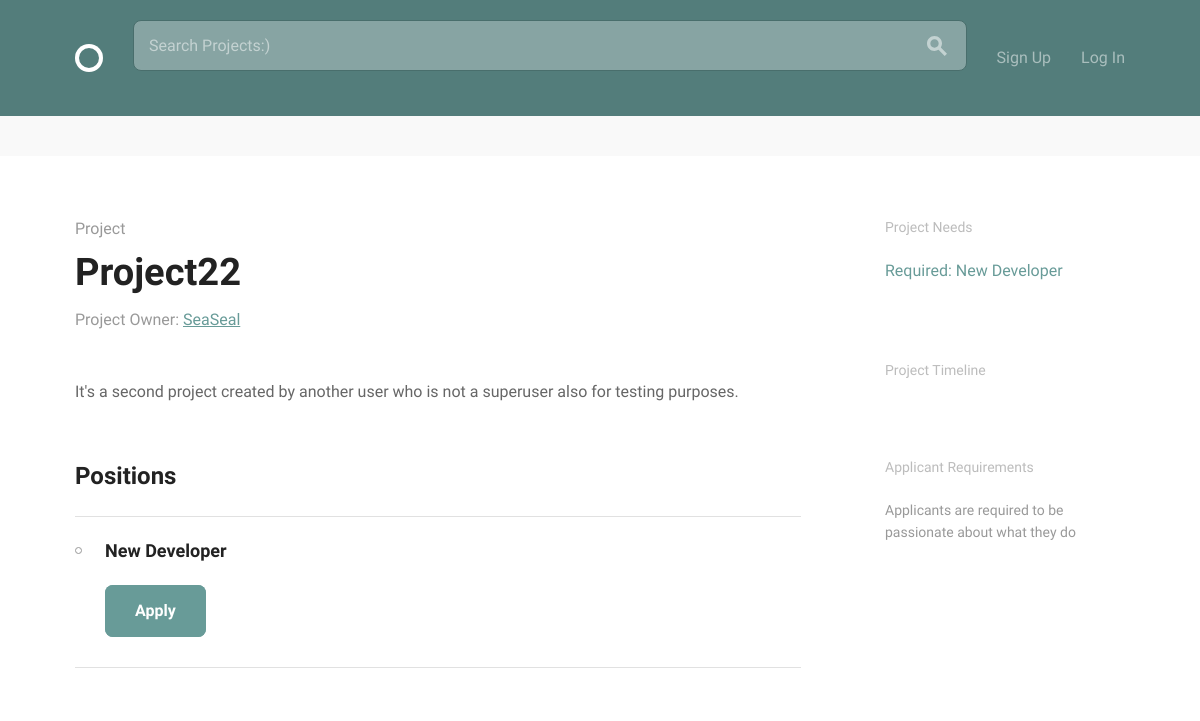
The app's page /projects/project/2/, older data.
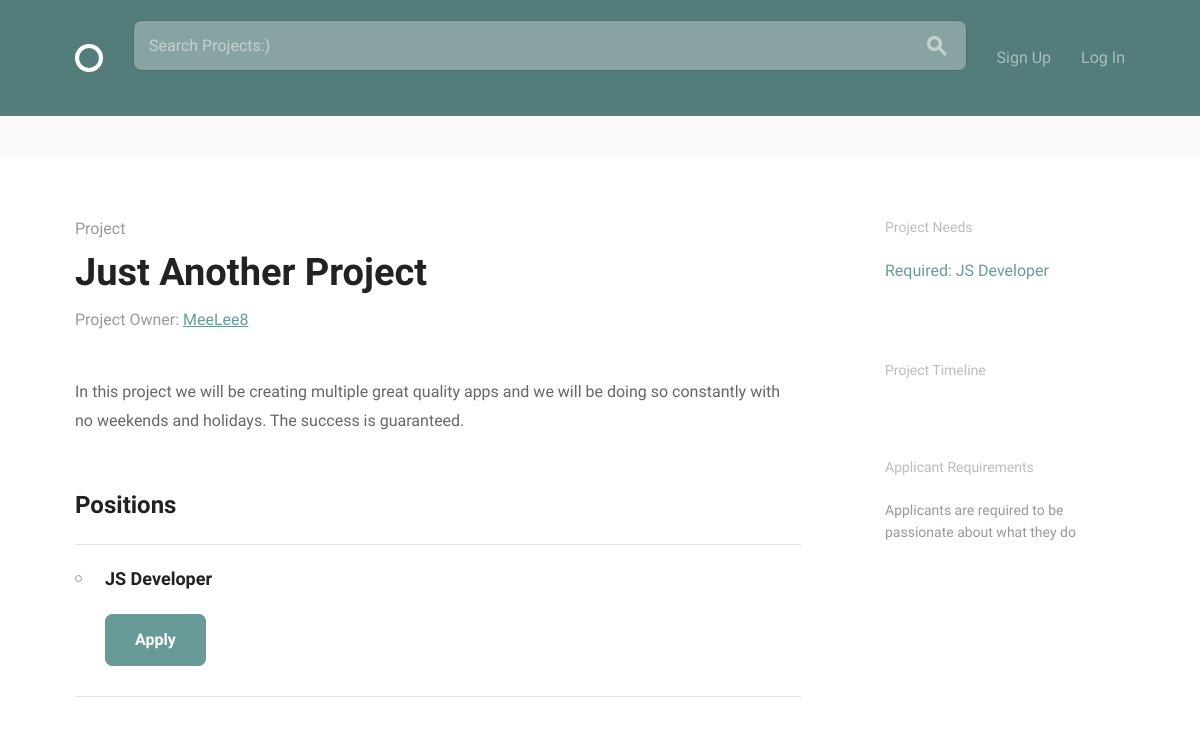
The same page, newer data.
### projects/models.py (models this page shows, shortened)
class Project(models.Model):
    title = models.CharField(max_length=100, unique=True)
    content = models.TextField(blank=True)
    slug = models.SlugField(max_length=100, unique=True)
    date_posted = models.DateTimeField(default=timezone.now)
    author = models.ForeignKey(
        settings.AUTH_USER_MODEL,
        on_delete=models.CASCADE,
    )
    position = models.ManyToManyField(
        'Position',
        blank=True,
        related_name='projects')
    project_status = models.BooleanField(default=False)
    project_timeline = models.TextField(max_length=200, blank=True)
    applicant_requirements = models.TextField(
                                            max_length=200,
                                            default='Applicants are required '
                                            'to be passionate about what they do'
                                            )
    def slug(self):
        return slugify(self.title)
    class Meta:
        ordering = ['-date_posted']
        verbose_name = 'Project'
        verbose_name_plural = 'Projects'

class Position(models.Model):
    title = models.CharField(max_length=100, unique=True)
    project = models.ForeignKey(
        Project,
        on_delete=models.CASCADE,
        related_name='positions'
        )
    content = models.TextField()
    date_posted = models.DateTimeField(default=timezone.now)
    position_status = models.BooleanField(default=False)
    skills = models.ManyToManyField(
        'accounts.Skill',
        blank=True)
    def __str__(self):
        return self.title
    class Meta:
        ordering = ['-date_posted']

### accounts/models.py (models this page shows, shortened)
class User(AbstractBaseUser, PermissionsMixin):
    email = models.EmailField(unique=True)
    username = models.CharField(max_length=40, unique=True)
    display_name = models.CharField(max_length=140)
    bio = models.CharField(max_length=140, blank=True, default='')
    date_joined = models.DateTimeField(auto_now_add=True)
    is_active = models.BooleanField(default=True)
    is_staff = models.BooleanField(default=False)
    avatar = models.ImageField(default='default.png', upload_to='profile_pics')
    skills = models.ManyToManyField('Skill')
    objects = UserManager()
    USERNAME_FIELD = 'email'
    REQUIRED_FIELDS = ['display_name', 'username']
    def __str__(self):
        return self.username

### projects/views.py (the view)
# urls.py: path('project/<pk>/', ProjectDetailView.as_view(), name='project_detail'),
class ProjectDetailView(generic.DetailView):
    model = Project
    template_name = 'project.html'

### projects/templates/project.html (shortened to what this page needs)
{% extends 'layout.html' %}
{% block content %}
  <div class="circle--actions--bar">
  </div>
  <div class="bounds circle--page circle--article">
    <div class="grid-70">
      <div class="circle--article--header">
        <h4 class="circle--article--section">Project</h4>
        <h1 class="circle--article--title">{{ object.title }}</h1>
        <p class="circle--article--byline" >Project Owner: <a href="{% url 'projects:user_list_projects' object.author.username %}">{{ object.author }}</a></p>
      </div>
      <div class="circle--article--body">
        <p>{{ object.content }}</p>
      </div>
      <div class="circle--project--positions">
        <h2>Positions</h2>
        <ul class="circle--group--list">
          {% if user != project.author %}
            {% for position in project.position.all %}
            <li>
              <h3>{{ position }}</h3>
              <a class="button button-primary" href="{% url 'projects:application_create' slug=project.title pk=position.id %}">Apply</a>
            </li>
            {% endfor %}
          {% endif %}
        </ul>
      </div>
    </div>
    <div class="grid-25 grid-push-5">
      <div class="circle--secondary--module">
        <h3>Project Needs</h3>
        {% for position in project.position.all %}
        {% if position.position_status == True %}
        <ul class="circle--link--list">
          <li><a>{{ position }} is already filled</a></li>
        </ul>
        {% else %}
        <ul class="circle--link--list">
          <li><a>Required: {{ position }} </a></li>
        </ul>
        {% endif %}
        {% endfor %}
      </div>
      <div class="circle--secondary--module">
        <h3>Project Timeline</h3>
      </div>
      <div class="circle--secondary--module">
        <h3>Applicant Requirements</h3>
        <p>{{ object.applicant_requirements }}</p>
      </div>
    </div>
  </div>
{% endblock %}

Row changes from the older to the newer data that the page shows:
no longer on this page (row edited): Position: title "New Developer"
changed Project "Applicants are required to be passionate about what they do": title "Project22" → "Just Another Project"; author "SeaSeal" → "MeeLee8"; content "It's a second project created by another user who is not a superuser also for testing purposes." → "In this project we will be creating multiple great quality apps and we will be doing so constantly with no weekends and holidays. The success is guaranteed."
now on this page (row edited): Position: title "JS Developer"
